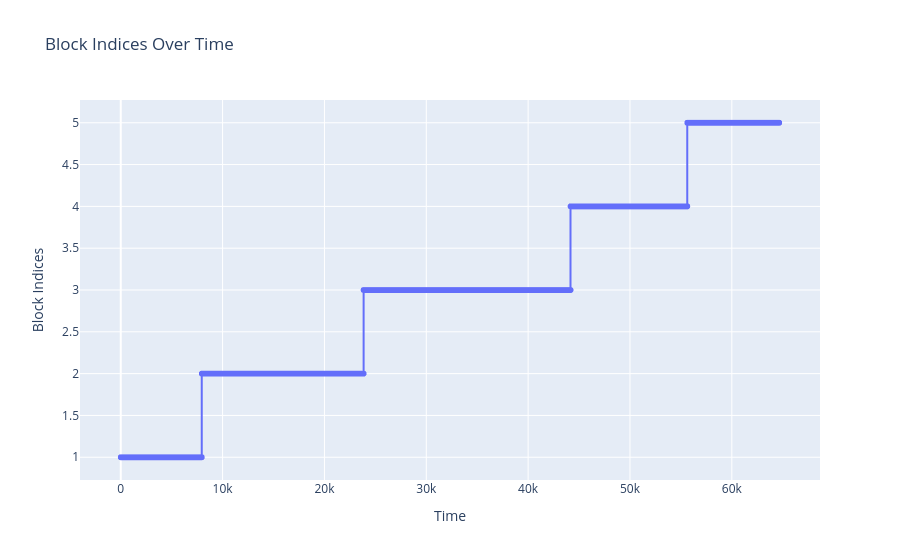

Write notebook code for a chart like this one.
### Code cell
# plot blocks with hover showing ds.block_labels
df_blocks = pd.DataFrame({
    'time': np.arange(ds.block_indices.shape[0]),
    'block_index': ds.block_indices,
    'block_label': [str(l) for l in ds.block_labels]
})

fig = px.line(
    df_blocks,
    x='time',
    y='block_index',
    hover_data=['block_label'],
    labels={'time': 'Time', 'block_index': 'Block Indices', 'block_label': 'Block Label'},
    title='Block Indices Over Time'
)
fig.update_traces(mode='lines+markers', marker=dict(size=6))
fig.show()

### Figure 1 — Plotly figure (JSON) as saved in the notebook; plotly's stock layout.template omitted (floating-point values rounded to 4 significant figures; data arrays with more than 128 entries replaced by an {"elided": "..."} marker saying what was removed)
{"data": [{"customdata": {"elided": "64658x1 str values"}, "hovertemplate": "Time=%{x}<br>Block Indices=%{y}<br>Block Label=%{customdata[0]}<extra></extra>", "legendgroup": "", "line": {"color": "#636efa", "dash": "solid"}, "marker": {"size": 6, "symbol": "circle"}, "mode": "lines+markers", "name": "", "showlegend": false, "type": "scattergl", "x": {"elided": "64658 int values"}, "xaxis": "x", "y": {"elided": "64658 int values"}, "yaxis": "y"}], "layout": {"legend": {"tracegroupgap": 0}, "title": {"text": "Block Indices Over Time"}, "xaxis": {"anchor": "y", "domain": [0, 1], "title": {"text": "Time"}}, "yaxis": {"anchor": "x", "domain": [0, 1], "title": {"text": "Block Indices"}}}}
